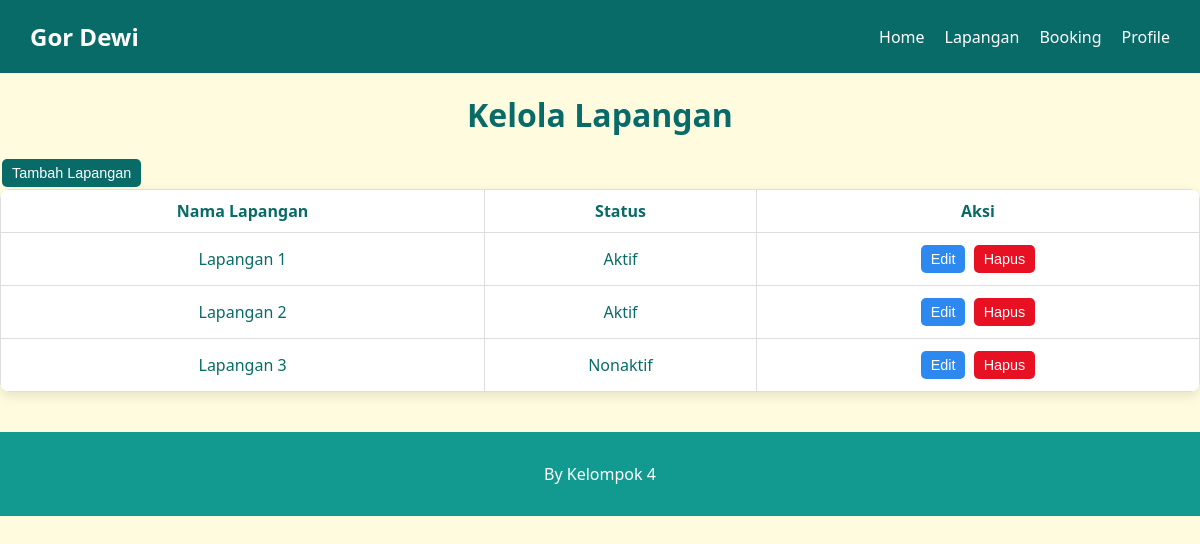
Before: /admin/kelola_lapangan.php with the older database file.
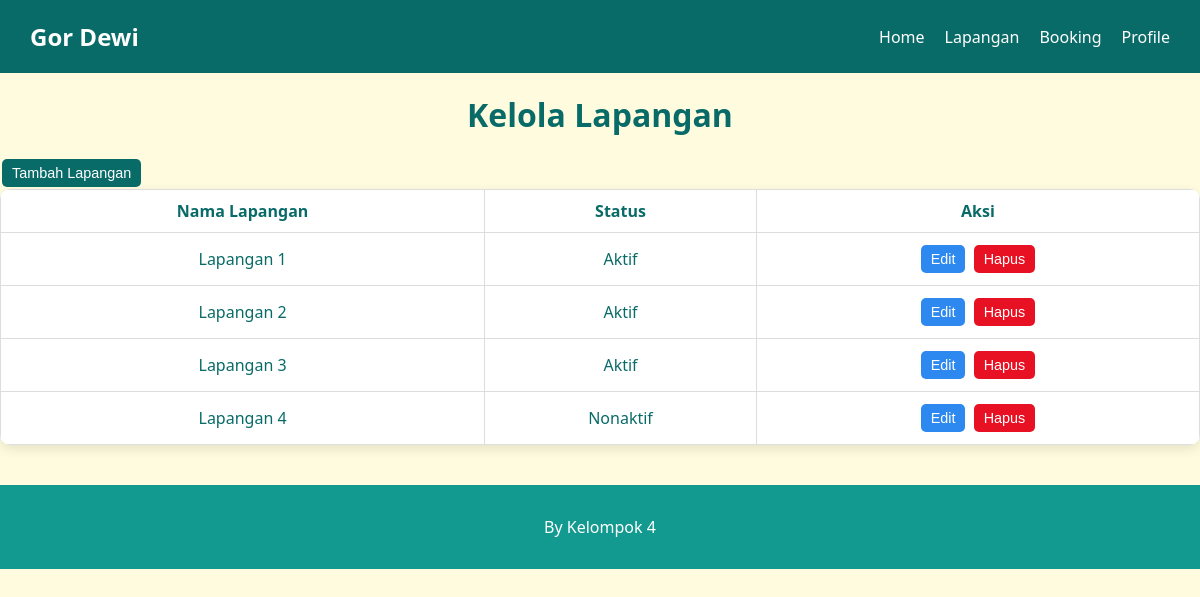
After: the same page with the newer database file.
### tables this page shows
CREATE TABLE `lapangan` (
  `id_lapangan` int(11) NOT NULL,
  `nama_lapangan` varchar(100) NOT NULL,
  `status_aktif` tinyint(1) DEFAULT 1
);

### admin/kelola_lapangan.php (the view, shortened to what this page needs)
<?php
include '../koneksi.php';
?>
<!DOCTYPE html>
<html>
<head>
    <link rel="stylesheet" href="../style/all.css">
    <link rel="stylesheet" href="../style/admin.css">
    <link rel="stylesheet" href="../style/alert.css">
</head>
<body>
    <nav>
        <div class="logo">Gor Dewi</div>
        <ul>
            <li><a href="../admin/admin.php">Home</a></li>
            <li><a href="../admin/kelola_lapangan.php">Lapangan</a></li>
            <li><a href="../admin/kelola_booking.php">Booking</a></li>
            <li><a href="../admin/profile_admin.php">Profile</a></li>
        </ul>
    </nav>
    <h1>Kelola Lapangan</h1>
    <button type="button" onclick="toggleTambahForm()" class="btn tambah">Tambah Lapangan</button>
    <table>
        <tr>
            <th>Nama Lapangan</th>
            <th>Status</th>
            <th>Aksi</th>
        </tr>
        <?php
        $lapangan = mysqli_query($conn, "SELECT * FROM lapangan");
        while ($l = mysqli_fetch_assoc($lapangan)):
        ?>
            <tr id="row-<?= $l['id_lapangan'] ?>">
                <td><?= htmlspecialchars($l['nama_lapangan']) ?></td>
                <td><?= $l['status_aktif'] ? 'Aktif' : 'Nonaktif' ?></td>
                <td>
                    <button type="button" class="btn edit" onclick="showEditForm(<?= $l['id_lapangan'] ?>)">Edit</button>
                    <button class="btn hapus" onclick="openDeleteModal(<?= $l['id_lapangan'] ?>, '<?= htmlspecialchars(addslashes($l['nama_lapangan'])) ?>')">Hapus</button>
                </td>
            </tr>
        <?php endwhile; ?>
    </table>
</body>
<footer>
    <p>By Kelompok 4</p>
</footer>
</html>

Changed rows visible on the page:
changed lapangan "Lapangan 3": status_aktif "Nonaktif" → "Aktif"
added lapangan: nama_lapangan "Lapangan 4", status_aktif "Nonaktif"
